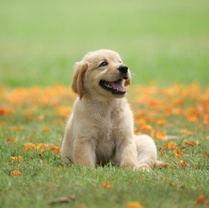
#> input picture Dec25_CV/dog.jpg, 209 x 208 px, shrunk from 401 x 400 before the run
$ jupyter execute 08_Interest_Points.ipynb
#> lines starting #> are read from the running program, lines starting #| are printed output that depends on the picture
[cell 1]
import matplotlib.pyplot as plt
import numpy as np
from PIL import Image
import cv2

[cell 2]
img = cv2.imread('dog.jpg')
#> img is the input picture: shape (208, 209, 3); mean B, G, R 102.9, 164.7, 162.4
img = cv2.cvtColor(img, cv2.COLOR_BGR2RGB)

[cell 3]
plt.imshow(img)

#### Extract interest points

[cell 4]
# convert the image to gray scale
gray = cv2.cvtColor(img, cv2.COLOR_BGR2GRAY)
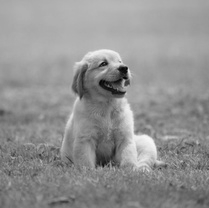
#> gray: shape (208, 209); min 3, max 247, mean 145.9

# create the object of SIFT algorithm
sift = cv2.SIFT_create()

# Detect the compute the keypoints
kp, _ = sift.detectAndCompute(gray, None)
#> kp = 172 keypoints; strongest (x, y, size): (123, 70, 5.8), (105, 63, 4.4), (124, 81, 2.2), (129, 71, 2)

# draw keypoints on the image and highlight
new_img = cv2.drawKeypoints(gray,kp,img,flags = cv2.DRAW_MATCHES_FLAGS_DRAW_RICH_KEYPOINTS)
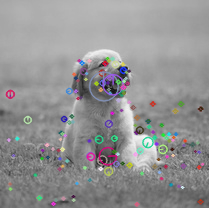
#> new_img: shape (208, 209, 3); mean R, G, B 146.6, 146.2, 146.8

[cell 5]
plt.imshow(new_img)

[cell 6]
len(kp)
#> Out = 172

[cell 7]
img1 = cv2.imread('cat.jpg')
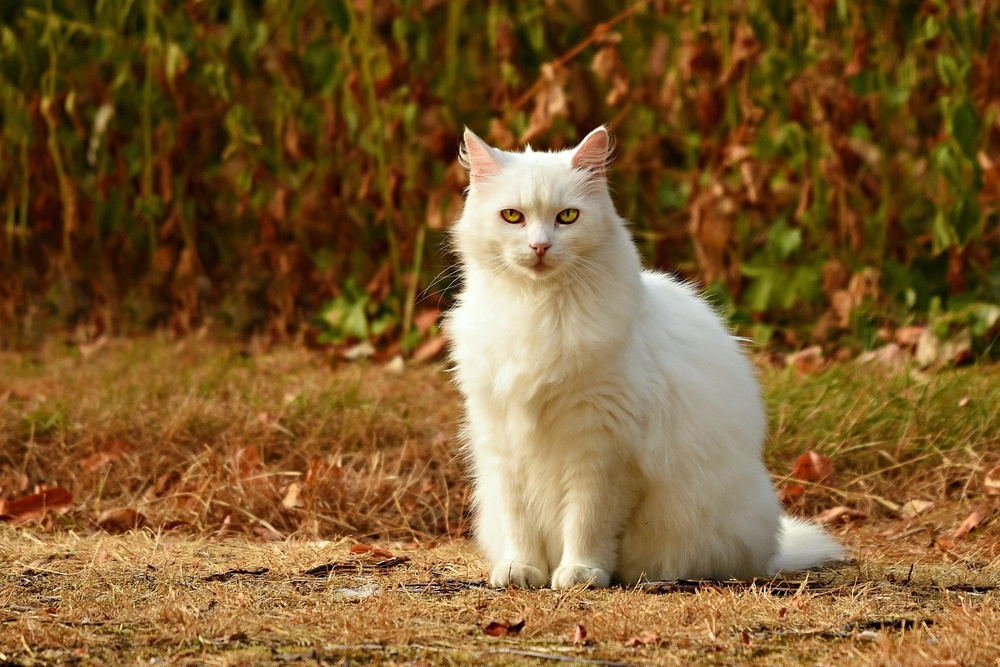
#> input picture Dec25_CV/cat.jpg, 1000 x 667 px, shrunk from 1920 x 1281 before the run
#> img1 is the input picture: shape (667, 1000, 3); mean B, G, R 46.5, 92.2, 125.2
img1 = cv2.cvtColor(img1, cv2.COLOR_BGR2RGB)
# convert the image to gray scale
gray = cv2.cvtColor(img1, cv2.COLOR_BGR2GRAY)
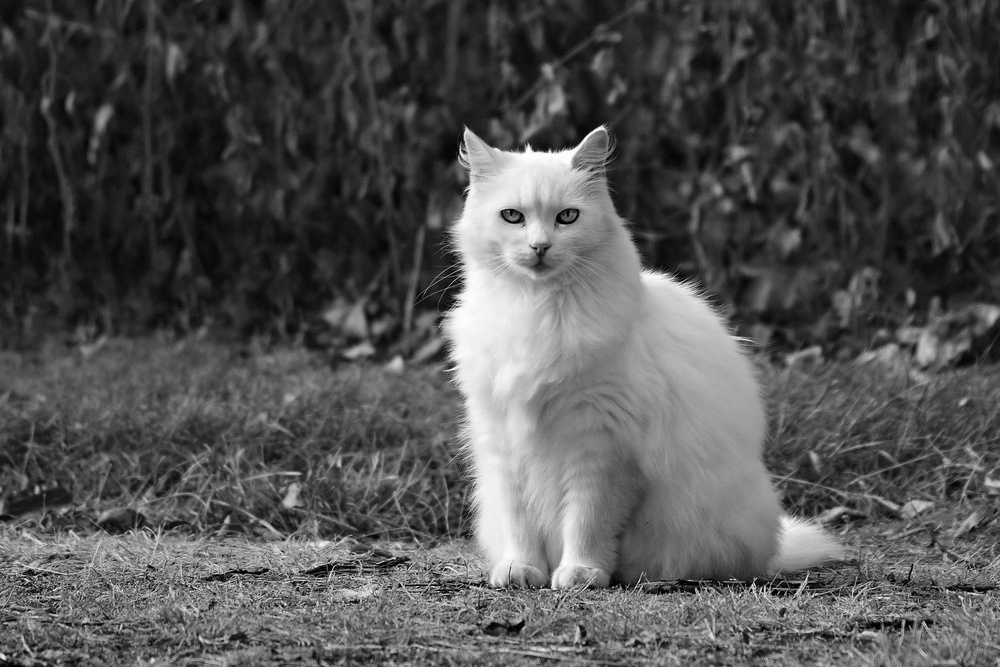
#> gray: shape (667, 1000); min 0, max 255, mean 82.3

# create the object of SIFT algorithm
sift = cv2.SIFT_create()

# Detect the compute the keypoints
kp, _ = sift.detectAndCompute(gray, None)
#> kp = 4839 keypoints; strongest (x, y, size): (513, 216, 15.1), (601, 128, 4), (400, 586, 2.3), (445, 569, 1.8)

# draw keypoints on the image and highlight
new_img = cv2.drawKeypoints(gray,kp,img1,flags = cv2.DRAW_MATCHES_FLAGS_DRAW_RICH_KEYPOINTS)
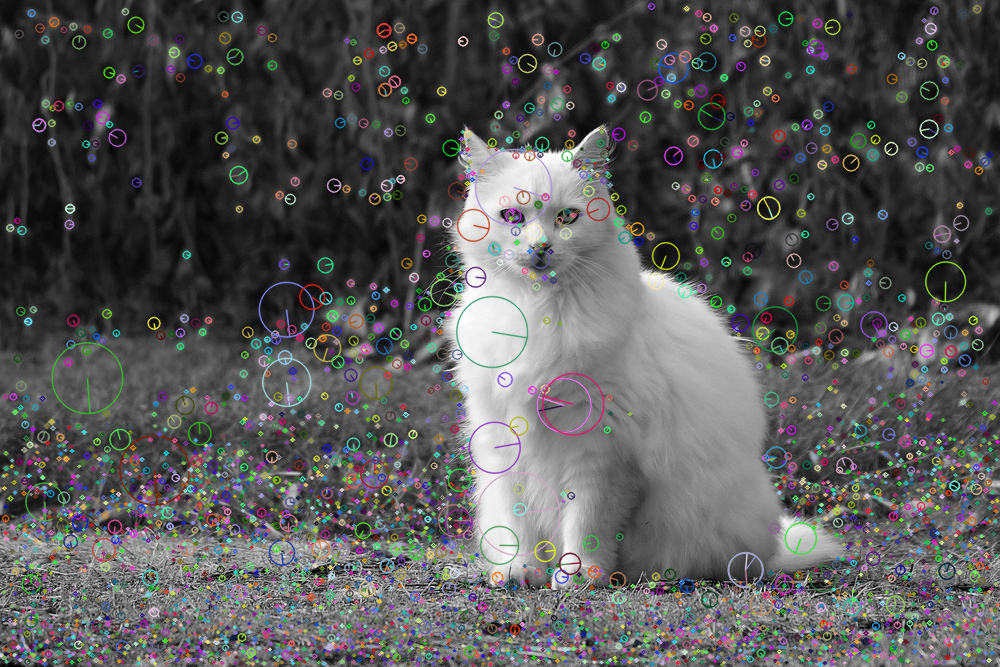
#> new_img: shape (667, 1000, 3); mean R, G, B 86.3, 86.4, 86
plt.imshow(new_img)

[cell 8]
img1 = cv2.imread('circle.png')
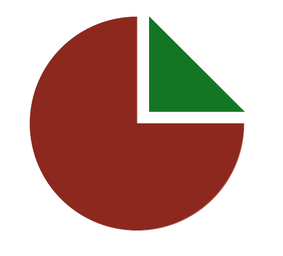
#> input picture Dec25_CV/circle.png, 283 x 256 px, shrunk from 543 x 492 before the run
#> img1 is the input picture: shape (256, 283, 3); mean B, G, R 157, 166, 197.4
img1 = cv2.cvtColor(img1, cv2.COLOR_BGR2RGB)
# convert the image to gray scale
gray = cv2.cvtColor(img1, cv2.COLOR_BGR2GRAY)
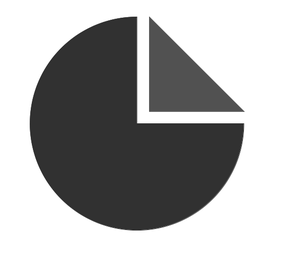
#> gray: shape (256, 283); min 31, max 255, mean 167

# create the object of SIFT algorithm
sift = cv2.SIFT_create()

# Detect the compute the keypoints
kp, _ = sift.detectAndCompute(gray, None)
#> kp = 33 keypoints; strongest (x, y, size): (145, 115, 12.5), (118, 132, 108), (237, 130, 10.5), (129, 24, 11.2)

# draw keypoints on the image and highlight
new_img = cv2.drawKeypoints(gray,kp,img1,flags = cv2.DRAW_MATCHES_FLAGS_DRAW_RICH_KEYPOINTS)
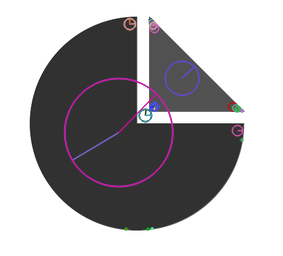
#> new_img: shape (256, 283, 3); mean R, G, B 168.4, 166.7, 168.6
plt.imshow(new_img)
